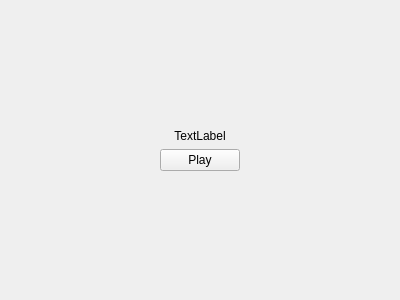
<?xml version="1.0" encoding="UTF-8"?>
<ui version="4.0">
 <class>SoundWidget</class>
 <widget class="QWidget" name="SoundWidget">
  <property name="geometry">
   <rect>
    <x>0</x>
    <y>0</y>
    <width>400</width>
    <height>300</height>
   </rect>
  </property>
  <property name="windowTitle">
   <string>Form</string>
  </property>
  <layout class="QGridLayout" name="gridLayout">
   <item row="1" column="1">
    <layout class="QVBoxLayout" name="verticalLayout">
     <item alignment="Qt::AlignHCenter|Qt::AlignVCenter">
      <widget class="QLabel" name="soundInfoLabel">
       <property name="text">
        <string>TextLabel</string>
       </property>
       <property name="alignment">
        <set>Qt::AlignCenter</set>
       </property>
      </widget>
     </item>
     <item>
      <widget class="QPushButton" name="playPushButton">
       <property name="text">
        <string>Play</string>
       </property>
      </widget>
     </item>
    </layout>
   </item>
   <item row="5" column="1">
    <spacer name="verticalSpacer">
     <property name="orientation">
      <enum>Qt::Vertical</enum>
     </property>
     <property name="sizeHint" stdset="0">
      <size>
       <width>20</width>
       <height>40</height>
      </size>
     </property>
    </spacer>
   </item>
   <item row="0" column="1">
    <spacer name="verticalSpacer_2">
     <property name="orientation">
      <enum>Qt::Vertical</enum>
     </property>
     <property name="sizeHint" stdset="0">
      <size>
       <width>20</width>
       <height>40</height>
      </size>
     </property>
    </spacer>
   </item>
   <item row="1" column="0">
    <spacer name="horizontalSpacer">
     <property name="orientation">
      <enum>Qt::Horizontal</enum>
     </property>
     <property name="sizeHint" stdset="0">
      <size>
       <width>40</width>
       <height>20</height>
      </size>
     </property>
    </spacer>
   </item>
   <item row="1" column="2">
    <spacer name="horizontalSpacer_2">
     <property name="orientation">
      <enum>Qt::Horizontal</enum>
     </property>
     <property name="sizeHint" stdset="0">
      <size>
       <width>40</width>
       <height>20</height>
      </size>
     </property>
    </spacer>
   </item>
  </layout>
 </widget>
 <resources/>
 <connections/>
</ui>
